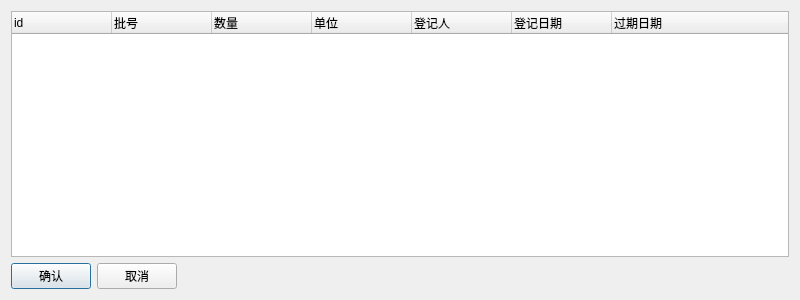
<?xml version="1.0" encoding="UTF-8"?>
<ui version="4.0">
 <class>Dialog</class>
 <widget class="QDialog" name="Dialog">
  <property name="geometry">
   <rect>
    <x>0</x>
    <y>0</y>
    <width>800</width>
    <height>300</height>
   </rect>
  </property>
  <property name="windowTitle">
   <string>选择零头领取</string>
  </property>
  <layout class="QGridLayout" name="gridLayout">
   <item row="1" column="0">
    <layout class="QHBoxLayout" name="horizontalLayout">
     <item>
      <widget class="QPushButton" name="pushButton_accept">
       <property name="text">
        <string>确认</string>
       </property>
      </widget>
     </item>
     <item>
      <widget class="QPushButton" name="pushButton_cancel">
       <property name="text">
        <string>取消</string>
       </property>
      </widget>
     </item>
     <item>
      <spacer name="horizontalSpacer">
       <property name="orientation">
        <enum>Qt::Horizontal</enum>
       </property>
       <property name="sizeHint" stdset="0">
        <size>
         <width>40</width>
         <height>20</height>
        </size>
       </property>
      </spacer>
     </item>
    </layout>
   </item>
   <item row="0" column="0">
    <widget class="QTreeWidget" name="treeWidget_oddmentdrawlist">
     <column>
      <property name="text">
       <string>id</string>
      </property>
     </column>
     <column>
      <property name="text">
       <string>批号</string>
      </property>
     </column>
     <column>
      <property name="text">
       <string>数量</string>
      </property>
     </column>
     <column>
      <property name="text">
       <string>单位</string>
      </property>
     </column>
     <column>
      <property name="text">
       <string>登记人</string>
      </property>
     </column>
     <column>
      <property name="text">
       <string>登记日期</string>
      </property>
     </column>
     <column>
      <property name="text">
       <string>过期日期</string>
      </property>
     </column>
    </widget>
   </item>
  </layout>
 </widget>
 <resources/>
 <connections/>
</ui>
